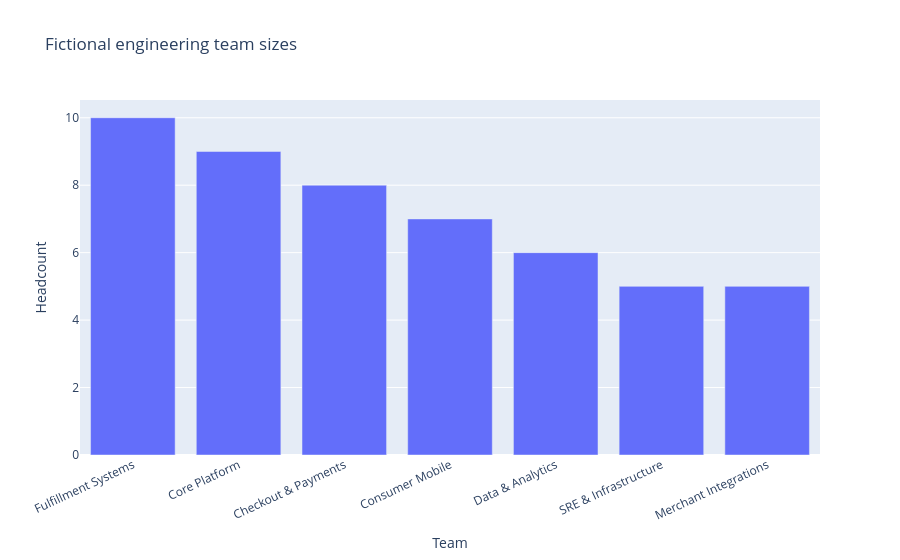

The cell this chart's notebook holds for it:
### Code cell
fig = px.bar(team_profile, x="team_name", y="headcount", title="Fictional engineering team sizes", labels={"team_name":"Team", "headcount":"Headcount"})
fig.update_layout(xaxis_tickangle=-25)
fig.show()

### Figure 1 — Plotly figure (JSON) as saved in the notebook; plotly's stock layout.template omitted (floating-point values rounded to 4 significant figures)
{"data": [{"hovertemplate": "Team=%{x}<br>Headcount=%{y}<extra></extra>", "legendgroup": "", "marker": {"color": "#636efa", "pattern": {"shape": ""}}, "name": "", "orientation": "v", "showlegend": false, "textposition": "auto", "type": "bar", "x": ["Fulfillment Systems", "Core Platform", "Checkout & Payments", "Consumer Mobile", "Data & Analytics", "SRE & Infrastructure", "Merchant Integrations"], "xaxis": "x", "y": [10, 9, 8, 7, 6, 5, 5], "yaxis": "y"}], "layout": {"barmode": "relative", "legend": {"tracegroupgap": 0}, "title": {"text": "Fictional engineering team sizes"}, "xaxis": {"anchor": "y", "domain": [0.0, 1.0], "tickangle": -25, "title": {"text": "Team"}}, "yaxis": {"anchor": "x", "domain": [0.0, 1.0], "title": {"text": "Headcount"}}}}
